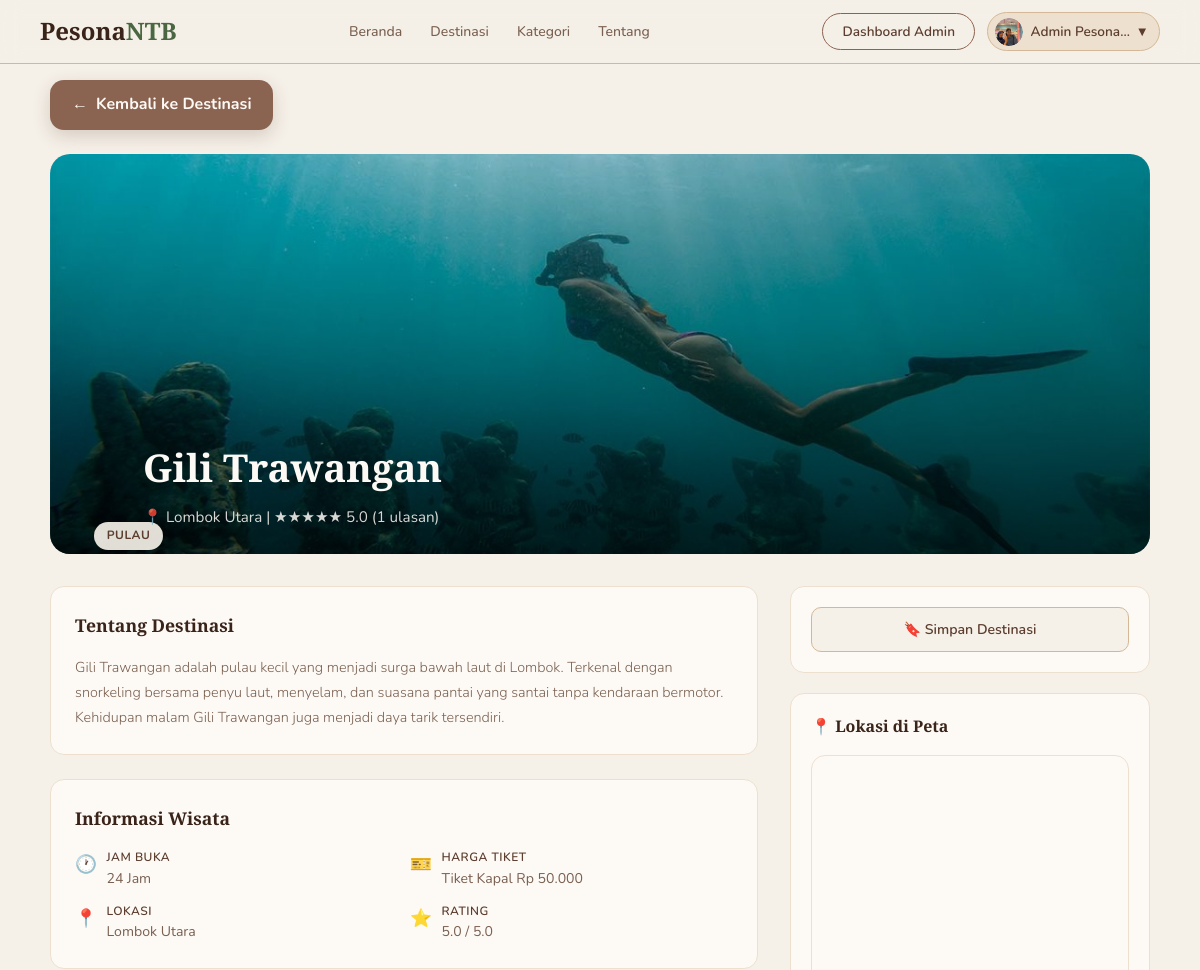
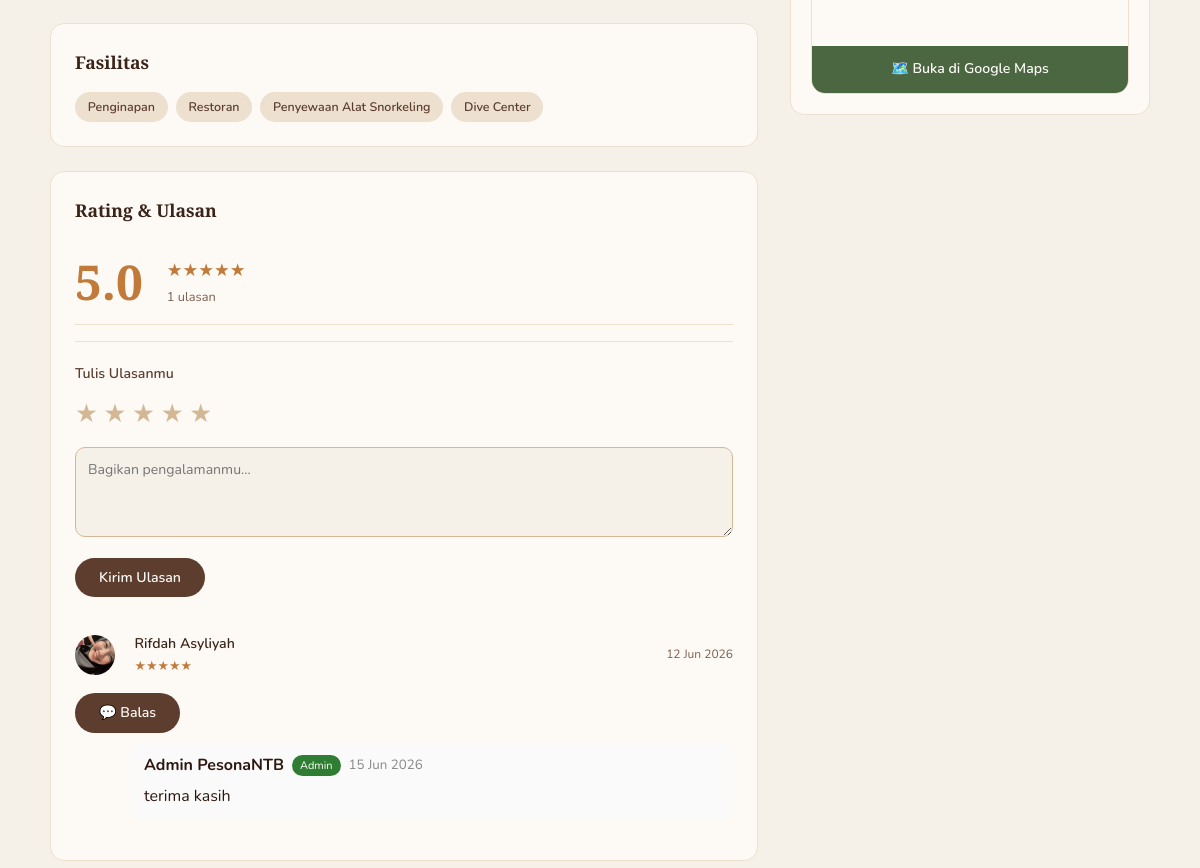
The page /config/detail.php?id=3 (signed in, upper part) on the database as committed earlier (2 pictures, top to bottom).
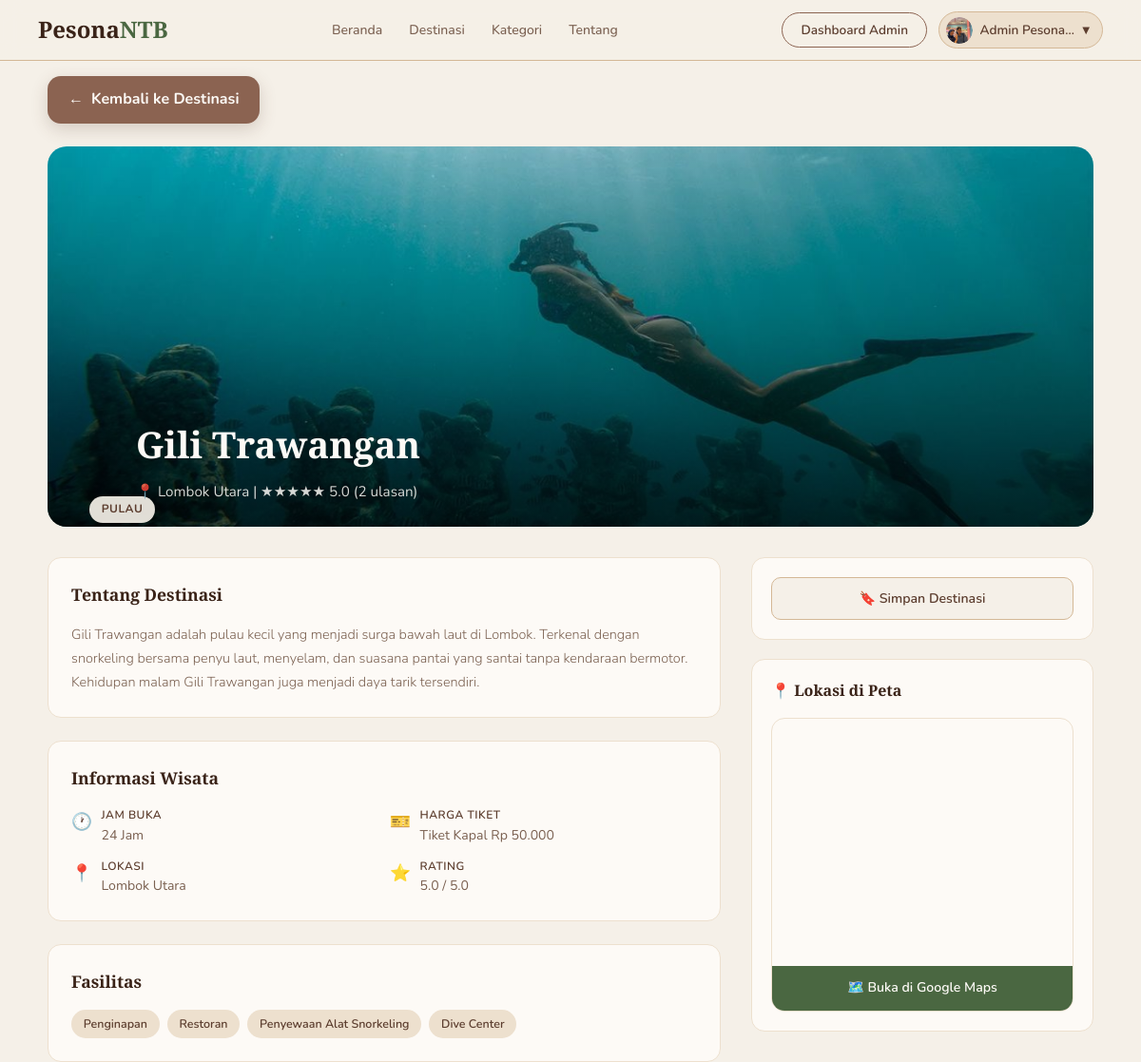
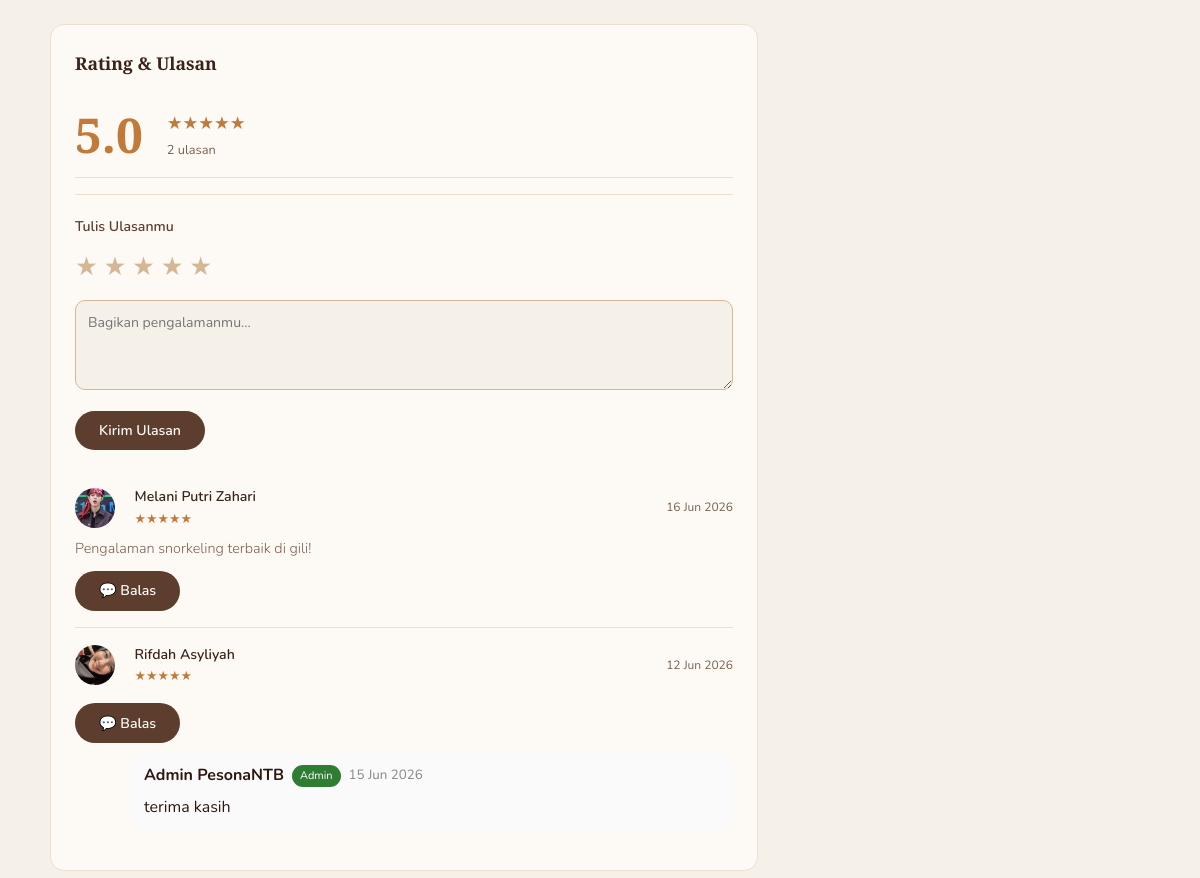
The same page on the database as committed later (2 pictures, top to bottom).
### tables this page shows
CREATE TABLE `wisata` (
  `id` int(11) NOT NULL,
  `nama` varchar(150) NOT NULL,
  `kategori` enum('Pantai','Gunung','Air Terjun','Budaya','Pulau','Kuliner','Adventure') NOT NULL,
  `lokasi` varchar(150) NOT NULL,
  `deskripsi` text NOT NULL,
  `fasilitas` text DEFAULT NULL,
  `jam_buka` varchar(100) DEFAULT NULL,
  `harga_tiket` varchar(100) DEFAULT NULL,
  `foto` varchar(255) DEFAULT NULL,
  `aktif` tinyint(1) DEFAULT 1,
  `latitude` decimal(10,8) DEFAULT NULL,
  `longitude` decimal(11,8) DEFAULT NULL,
  `rating` decimal(3,1) DEFAULT 0.0,
  `created_at` datetime DEFAULT current_timestamp(),
  `updated_at` datetime DEFAULT current_timestamp() ON UPDATE current_timestamp()
);

CREATE TABLE `ulasan` (
  `id` int(11) NOT NULL,
  `user_id` int(11) NOT NULL,
  `wisata_id` int(11) NOT NULL,
  `parent_id` int(11) DEFAULT NULL,
  `rating` tinyint(4) DEFAULT NULL,
  `komentar` text DEFAULT NULL,
  `created_at` datetime DEFAULT current_timestamp()
);

CREATE TABLE `users` (
  `id` int(11) NOT NULL,
  `nama` varchar(100) NOT NULL,
  `email` varchar(150) NOT NULL,
  `telepon` varchar(20) NOT NULL,
  `password` varchar(255) NOT NULL,
  `role` enum('user','admin') DEFAULT 'user',
  `foto_profil` varchar(255) DEFAULT NULL,
  `created_at` datetime DEFAULT current_timestamp(),
  `reset_token` varchar(255) DEFAULT NULL,
  `reset_expired` datetime DEFAULT NULL
);

### config/detail.php (the view, shortened to what the changed rows need)
<?php
require_once 'db.php';
$id = isset($_GET['id']) ? intval($_GET['id']) : 0;
$stmt = $conn->prepare("SELECT * FROM wisata WHERE id = ? AND aktif = 1");
$stmt->bind_param('i', $id);
$stmt->execute();
$wisata = $stmt->get_result()->fetch_assoc();
if (isset($_SESSION['user_id'])) {
    $uid = $_SESSION['user_id'];
    $conn->query("DELETE FROM riwayat WHERE user_id=$uid AND wisata_id=$id");
    $conn->query("INSERT INTO riwayat (user_id, wisata_id, dilihat_at) VALUES ($uid, $id, NOW())");
}
$ulasan_list = [];
$res = $conn->query("SELECT u.id, u.komentar, u.rating, u.created_at, us.nama, us.foto_profil, us.role FROM ulasan u JOIN users us ON u.user_id=us.id WHERE u.wisata_id=$id AND u.parent_id IS NULL ORDER BY u.created_at DESC LIMIT 10");
if ($res) {
    while ($row = $res->fetch_assoc()) {
        $ulasan_list[] = $row;
    }
}
$total_ulasan = count($ulasan_list);
$img_map   = ['Pantai'=>'dest-img-pantai','Gunung'=>'dest-img-rinjani','Pulau'=>'dest-img-gili','Adventure'=>'dest-img-sumbawa','Air Terjun'=>'dest-img-moyo','Budaya'=>'dest-img-sumbawa','Kuliner'=>'dest-img-pink'];
$img_class = $img_map[$wisata['kategori']] ?? 'dest-img-pantai';
function renderStars($n) {
    $n = round($n);
    return str_repeat('★', $n) . str_repeat('☆', 5 - $n);
}
?>
<!DOCTYPE html>
<html lang="id">
<head>
  <link rel="stylesheet" href="../css/style.css">
  <link rel="stylesheet" href="../css/user.css">
</head>
<body>
<div class="user-page">
  <div class="user-container">
    <div class="detail-hero" style="position: relative; overflow: hidden; height: 400px;">
      <?php if (!empty($wisata['foto'])): ?>
        <img src="../assets/uploads/destinasi/<?= htmlspecialchars($wisata['foto']) ?>"
             alt="<?= htmlspecialchars($wisata['nama']) ?>"
             style="width: 100%; height: 100%; object-fit: cover; position: absolute; top: 0; left: 0; z-index: 0;">
      <?php else: ?>
        <div class="<?= $img_class ?>" style="width: 100%; height: 100%; position: absolute; top: 0; left: 0; z-index: 0;"></div>
      <?php endif; ?>
      <div class="detail-hero-overlay" style="position: absolute; bottom: 0; left: 0; width: 100%; height: 100%; background: linear-gradient(transparent, rgba(0,0,0,0.6)); z-index: 1;"></div>
      <span class="detail-hero-badge" style="position: relative; z-index: 2;"><?= htmlspecialchars($wisata['kategori']) ?></span>
      <div class="detail-hero-info" style="position: relative; z-index: 2;">
        <h1><?= htmlspecialchars($wisata['nama']) ?></h1>
        <div class="loc">📍 <?= htmlspecialchars($wisata['lokasi']) ?>  |  <?= renderStars($wisata['rating']) ?> <?= number_format($wisata['rating'],1) ?> (<?= $total_ulasan ?> ulasan)</div>
      </div>
    </div>
    <div class="detail-grid">
      <div class="detail-main">
        <div class="detail-card">
          <h3>Tentang Destinasi</h3>
          <p><?= nl2br(htmlspecialchars($wisata['deskripsi'])) ?></p>
        </div>
        <div class="detail-card">
          <div class="detail-meta">
            <div class="meta-item">
              <div><div class="meta-label">Jam Buka</div><div class="meta-val"><?= htmlspecialchars($wisata['jam_buka'] ?: '-') ?></div></div>
            </div>
            <div class="meta-item">
              <div><div class="meta-label">Harga Tiket</div><div class="meta-val"><?= htmlspecialchars($wisata['harga_tiket'] ?: '-') ?></div></div>
            </div>
            <div class="meta-item">
              <div><div class="meta-label">Lokasi</div><div class="meta-val"><?= htmlspecialchars($wisata['lokasi']) ?></div></div>
            </div>
            <div class="meta-item">
              <div><div class="meta-label">Rating</div><div class="meta-val"><?= number_format($wisata['rating'],1) ?> / 5.0</div></div>
            </div>
          </div>
        </div>
        <?php if ($wisata['fasilitas']): ?>
        <div class="detail-card">
          <div class="fasilitas-list">
            <?php foreach (explode(',', $wisata['fasilitas']) as $f): ?>
            <span class="fasilitas-tag"><?= htmlspecialchars(trim($f)) ?></span>
            <?php endforeach; ?>
          </div>
        </div>
        <?php endif; ?>
        <div class="detail-card">
          <div class="rating-summary">
            <div class="rating-big"><?= number_format($wisata['rating'],1) ?></div>
            <div>
              <div class="rating-stars"><?= renderStars($wisata['rating']) ?></div>
              <div class="rating-count"><?= $total_ulasan ?> ulasan</div>
            </div>
          </div>
          <?php if (isset($_SESSION['user_id'])): ?>
          <div class="ulasan-form">
            <form method="POST">
              <div class="star-input">
                <?php for ($i=5;$i>=1;$i--): ?>
                <label for="star<?=$i?>">★</label>
                <?php endfor; ?>
              </div>
            </form>
          </div>
          <?php else: ?>
          <p style="font-size:0.85rem;color:var(--text-muted);margin-top:0.5rem">
            <a href="login.php" style="color:var(--green);font-weight:600">Login</a> untuk memberikan ulasan.
          </p>
          <?php endif; ?>
          <?php if ($ulasan_list): ?>
<div style="margin-top:1.25rem">
  <?php foreach ($ulasan_list as $u): ?>
  <div class="ulasan-item">
    <div class="ulasan-header">
      <div class="ulasan-author">
        <?php if (!empty($u['foto_profil'])): ?>
          <img src="../assets/uploads/profil/<?= htmlspecialchars($u['foto_profil']) ?>"
               style="width:40px; height:40px; border-radius:50%; object-fit:cover; margin-right:10px;">
        <?php else: ?>
          <div class="ulasan-avatar"><?= strtoupper(mb_substr($u['nama'],0,2)) ?></div>
        <?php endif; ?>
        <div>
          <div class="ulasan-nama"><?= htmlspecialchars($u['nama']) ?></div>
          <?php if($u['rating'] > 0): ?>
            <div class="ulasan-stars">
                <?= renderStars($u['rating']) ?>
            </div>
            <?php endif; ?>
        </div>
      </div>
      <span class="ulasan-date"><?= date('d M Y', strtotime($u['created_at'])) ?></span>
    </div>
    <?php if(!empty($u['komentar'])): ?>
      <p class="ulasan-text">
          <?= htmlspecialchars($u['komentar']) ?>
      </p>
      <?php endif; ?>
      <?php if(isset($_SESSION['user_id'])): ?>
      <button
          type="button"
          class="btn-ulasan"
          style="margin-top:10px"
          onclick="showReplyForm(<?= $u['id'] ?>)">
          💬 Balas
      </button>
      <?php endif; ?>
    <?php
      $replies = $conn->query("
      SELECT u.*, us.nama, us.role
      FROM ulasan u
      JOIN users us ON us.id=u.user_id
      WHERE u.parent_id={$u['id']}
      ORDER BY u.created_at ASC
      ");
    while($r = $replies->fetch_assoc()): ?>
      <div style="margin-left:55px;margin-top:10px;background:#fafafa;padding:10px 14px;border-radius:12px">
          <div style="display:flex;align-items:center;gap:8px">
              <strong>
                  <?= htmlspecialchars($r['nama']) ?>
              </strong>
              <?php if($r['role']=='admin'): ?>
                  <span style="background:#2e7d32;color:white;padding:2px 8px;border-radius:20px;font-size:11px">
                      Admin
                  </span>
              <?php endif; ?>
              <small style="color:#888">
                  <?= date('d M Y', strtotime($r['created_at'])) ?>
              </small>
          </div>
          <div style="margin-top:6px">
              <?= nl2br(htmlspecialchars($r['komentar'])) ?>
          </div>
      </div>
      <?php endwhile; ?>
  </div>
  <?php endforeach; ?>
</div>
<?php else: ?>
<p style="font-size:0.85rem;color:var(--text-muted);margin-top:1rem">Belum ada ulasan. Jadilah yang pertama!</p>
<?php endif; ?>
        </div>
      </div>
    </div>
  </div>
</div>
</body>
</html>

Rows that differ between the two databases and show on the page:
added ulasan: user.foto_profil (picture), user.nama "Melani Putri Zahari", rating "★★★★★", created_at "16 Jun 2026", komentar "Pengalaman snorkeling terbaik di gili!"
Other text that changed with them:
$total_ulasan: "1" → "2"
